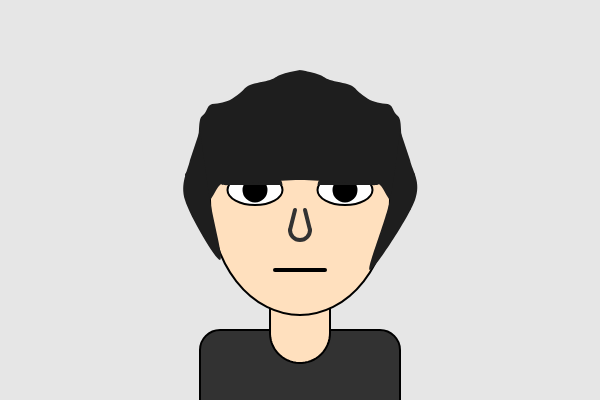
Frame 1 (no input)
Frame 2 (the mouse pressed at the canvas centre, redrawn once): identical to frame 1, image omitted

The p5.js sketch that drew this single still picture (run headless with seeded random() and noise() and a simulated clock; the mouse was pressed at the canvas centre and the sketch redrawn once):

// p5.js sketch
// ── sketch.js
function setup() {

  createCanvas(600, 400);
  noLoop();
}

function draw() {
 
  background(230);

  let centerX = width / 2;
  let centerY = height / 2;

  let skinColor = color(255, 224, 190);
  let hairColor = color(30, 30, 30);  
  let shirtColor = color(50, 50, 50);


  fill(shirtColor);
  stroke(0);
  strokeWeight(2);
  rect(centerX - 100, centerY + 130, 200, 120, 20, 20, 0, 0);

  fill(skinColor);
  stroke(0);
  strokeWeight(2);
  beginShape();
    vertex(centerX - 30, centerY + 80);
    vertex(centerX + 30, centerY + 80);
    vertex(centerX + 30, centerY + 133);
    for (let angle = 0; angle <= PI; angle += 0.1) {
      let x = centerX + cos(angle) * 30;
      let y = centerY + 133 + sin(angle) * 30;
      vertex(x, y);
    }
  endShape(CLOSE);


  fill(skinColor);
  stroke(0);
  strokeWeight(2);
  ellipse(centerX, centerY, 180, 230);



  stroke(0);
  strokeWeight(2);
  
  fill(255);
  ellipse(centerX - 45, centerY - 10, 55, 30);
  ellipse(centerX + 45, centerY - 10, 55, 30);

  fill(0);
  noStroke();
  ellipse(centerX - 45, centerY - 10, 25, 25);
  ellipse(centerX + 45, centerY - 10, 25, 25);
  
  fill(hairColor);
  arc(centerX - 45, centerY - 15, 55, 30, PI, TWO_PI);
  arc(centerX + 45, centerY - 15, 55, 30, PI, TWO_PI);
  
  stroke(hairColor);
  strokeWeight(4);
  line(centerX - 70, centerY - 35, centerX - 25, centerY - 38);
  line(centerX + 25, centerY - 38, centerX + 70, centerY - 35);

  noFill();
  stroke(50);
  arc(centerX, centerY + 30, 20, 20, 0, PI);
  line(centerX - 10, centerY + 30, centerX - 5, centerY + 10);
  line(centerX + 10, centerY + 30, centerX + 5, centerY + 10);


  stroke(0);
  line(centerX - 25, centerY + 70, centerX + 25, centerY + 70);

  
  fill(hairColor);
  noStroke();

  beginShape();
  curveVertex(centerX, centerY - 130); 
  curveVertex(centerX - 10, centerY - 128); 
  curveVertex(centerX - 20, centerY - 125);
  curveVertex(centerX - 30, centerY - 120);      
  curveVertex(centerX - 50, centerY - 115);
  curveVertex(centerX - 60, centerY - 107);
  curveVertex(centerX - 70, centerY - 100);
  curveVertex(centerX - 80, centerY - 97);
  curveVertex(centerX - 90, centerY - 95);
  curveVertex(centerX - 95, centerY - 87);
  curveVertex(centerX - 100, centerY - 80);
  curveVertex(centerX - 102, centerY - 60);
  curveVertex(centerX - 107, centerY - 40);
  curveVertex(centerX - 110, centerY - 37);
  curveVertex(centerX - 110, centerY - 32);
  curveVertex(centerX - 115, centerY - 25);
  curveVertex(centerX - 110, centerY - 20);
  curveVertex(centerX - 110, centerY - 15);
  curveVertex(centerX - 110, centerY - 10);
  curveVertex(centerX - 110, centerY - 5);
  curveVertex(centerX - 110, centerY);
  curveVertex(centerX - 110, centerY + 5);
  curveVertex(centerX - 110, centerY + 10);
  curveVertex(centerX - 100, centerY + 5);
  curveVertex(centerX - 90, centerY );
  curveVertex(centerX - 80, centerY - 15);
  curveVertex(centerX - 70, centerY - 15);
  curveVertex(centerX, centerY - 20);  //중간
  curveVertex(centerX + 70, centerY - 15);
  curveVertex(centerX + 80, centerY - 15);
  curveVertex(centerX + 90, centerY );
  curveVertex(centerX + 100, centerY + 5);
  curveVertex(centerX + 110, centerY + 10);
  curveVertex(centerX + 110, centerY + 5);
  curveVertex(centerX + 110, centerY); 
  curveVertex(centerX + 110, centerY - 5);
  curveVertex(centerX + 110, centerY - 10);
  curveVertex(centerX + 110, centerY - 15);
  curveVertex(centerX + 110, centerY - 20);
  curveVertex(centerX + 115, centerY - 25);
  curveVertex(centerX + 110, centerY - 32);
  curveVertex(centerX + 110, centerY - 37);
  curveVertex(centerX + 107, centerY - 40);
  curveVertex(centerX + 102, centerY - 60);
  curveVertex(centerX + 100, centerY - 80);
  curveVertex(centerX + 95, centerY - 87);
  curveVertex(centerX + 90, centerY - 95);
  curveVertex(centerX + 80, centerY - 97);
  curveVertex(centerX + 70, centerY - 100);
  curveVertex(centerX + 60, centerY - 107);
  curveVertex(centerX + 50, centerY - 115);
  curveVertex(centerX + 30, centerY - 120);
  curveVertex(centerX + 20, centerY - 125);
  curveVertex(centerX + 10, centerY - 128);
  curveVertex(centerX, centerY - 130);  
  endShape(CLOSE);

  beginShape();
  curveVertex(centerX - 100, centerY - 70);
  curveVertex(centerX - 110, centerY - 40);
  curveVertex(centerX - 115, centerY);
  curveVertex(centerX - 80, centerY + 60);
  curveVertex(centerX - 90, centerY); 
  endShape(CLOSE);

  beginShape();
  curveVertex(centerX + 100, centerY - 70);
  curveVertex(centerX + 110, centerY - 40);
  curveVertex(centerX + 115, centerY);
  curveVertex(centerX + 70, centerY + 70);
  curveVertex(centerX + 90, centerY);
  endShape(CLOSE);
}
